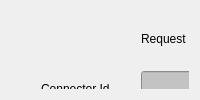
             <widget class="QWidget" name="ReserveNow">
              <layout class="QGridLayout" name="gridLayout_9">
               <item row="0" column="0">
                <widget class="QWidget" name="widget_ReserveNow" native="true">
                 <property name="font">
                  <font>
                   <strikeout>false</strikeout>
                  </font>
                 </property>
                 <property name="focusPolicy">
                  <enum>Qt::NoFocus</enum>
                 </property>
                 <property name="autoFillBackground">
                  <bool>true</bool>
                 </property>
                 <widget class="QLabel" name="label_60">
                  <property name="geometry">
                   <rect>
                    <x>460</x>
                    <y>20</y>
                    <width>61</width>
                    <height>16</height>
                   </rect>
                  </property>
                  <property name="text">
                   <string>Response</string>
                  </property>
                 </widget>
                 <widget class="Line" name="line_24">
                  <property name="geometry">
                   <rect>
                    <x>310</x>
                    <y>0</y>
                    <width>16</width>
                    <height>801</height>
                   </rect>
                  </property>
                  <property name="orientation">
                   <enum>Qt::Vertical</enum>
                  </property>
                 </widget>
                 <widget class="QLabel" name="label_61">
                  <property name="geometry">
                   <rect>
                    <x>130</x>
                    <y>20</y>
                    <width>61</width>
                    <height>16</height>
                   </rect>
                  </property>
                  <property name="text">
                   <string>Request</string>
                  </property>
                 </widget>
                 <widget class="QLineEdit" name="lineEdit_ConnectorID_ReserveNow_Request">
                  <property name="geometry">
                   <rect>
                    <x>130</x>
                    <y>60</y>
                    <width>161</width>
                    <height>31</height>
                   </rect>
                  </property>
                  <property name="autoFillBackground">
                   <bool>false</bool>
                  </property>
                  <property name="styleSheet">
                   <string notr="true">background:rgb(195,195,195)</string>
                  </property>
                  <property name="text">
                   <string/>
                  </property>
                  <property name="readOnly">
                   <bool>true</bool>
                  </property>
                 </widget>
                 <widget class="QLabel" name="label_ConnectorID_ReserveNow_Request">
                  <property name="geometry">
                   <rect>
                    <x>30</x>
                    <y>70</y>
                    <width>81</width>
                    <height>16</height>
                   </rect>
                  </property>
                  <property name="text">
                   <string>Connector Id</string>
                  </property>
                 </widget>
                 <widget class="QComboBox" name="comboBox_Status_ReserveNow_Response">
                  <property name="geometry">
                   <rect>
                    <x>450</x>
                    <y>60</y>
                    <width>161</width>
                    <height>31</height>
                   </rect>
                  </property>
                  <item>
                   <property name="text">
                    <string>ACCEPTED</string>
                   </property>
                  </item>
                  <item>
                   <property name="text">
                    <string>Faulted</string>
                   </property>
                  </item>
                  <item>
                   <property name="text">
                    <string>Occupied</string>
                   </property>
                  </item>
                  <item>
                   <property name="text">
                    <string>REJECTED</string>
                   </property>
                  </item>
                  <item>
                   <property name="text">
                    <string>Unavailable</string>
                   </property>
                  </item>
                 </widget>
                 <widget class="QLabel" name="label_Status_ReserveNow_Response">
                  <property name="geometry">
                   <rect>
                    <x>340</x>
                    <y>70</y>
                    <width>81</width>
                    <height>16</height>
                   </rect>
                  </property>
                  <property name="text">
                   <string>Status</string>
                  </property>
                 </widget>
                 <widget class="QLabel" name="label_ExpiryDate_ReserveNow_Request">
                  <property name="geometry">
                   <rect>
                    <x>30</x>
                    <y>120</y>
                    <width>81</width>
                    <height>16</height>
                   </rect>
                  </property>
                  <property name="text">
                   <string>Expiry date</string>
                  </property>
                 </widget>
                 <widget class="QLineEdit" name="lineEdit_ExpiryDate_ReserveNow_Request">
                  <property name="geometry">
                   <rect>
                    <x>130</x>
                    <y>110</y>
                    <width>161</width>
                    <height>31</height>
                   </rect>
                  </property>
                  <property name="autoFillBackground">
                   <bool>false</bool>
                  </property>
                  <property name="styleSheet">
                   <string notr="true">background:rgb(195,195,195)</string>
                  </property>
                  <property name="text">
                   <string/>
                  </property>
                  <property name="readOnly">
                   <bool>true</bool>
                  </property>
                 </widget>
                 <widget class="QLabel" name="label_IdTag_ReserveNow_Request">
                  <property name="geometry">
                   <rect>
                    <x>30</x>
                    <y>170</y>
                    <width>81</width>
                    <height>16</height>
                   </rect>
                  </property>
                  <property name="text">
                   <string>Id Tag</string>
                  </property>
                 </widget>
                 <widget class="QLineEdit" name="lineEdit_IdTag_ReserveNow_Request">
                  <property name="geometry">
                   <rect>
                    <x>130</x>
                    <y>160</y>
                    <width>161</width>
                    <height>31</height>
                   </rect>
                  </property>
                  <property name="autoFillBackground">
                   <bool>false</bool>
                  </property>
                  <property name="styleSheet">
                   <string notr="true">background:rgb(195,195,195)</string>
                  </property>
                  <property name="text">
                   <string/>
                  </property>
                  <property name="readOnly">
                   <bool>true</bool>
                  </property>
                 </widget>
                 <widget class="QLabel" name="label_ParentIdTag_ReserveNow_Request">
                  <property name="geometry">
                   <rect>
                    <x>30</x>
                    <y>220</y>
                    <width>81</width>
                    <height>16</height>
                   </rect>
                  </property>
                  <property name="text">
                   <string>Parent Id Tag</string>
                  </property>
                 </widget>
                 <widget class="QLineEdit" name="lineEdit_ParentIdTag_ReserveNow_Request">
                  <property name="geometry">
                   <rect>
                    <x>130</x>
                    <y>210</y>
                    <width>161</width>
                    <height>31</height>
                   </rect>
                  </property>
                  <property name="autoFillBackground">
                   <bool>false</bool>
                  </property>
                  <property name="styleSheet">
                   <string notr="true">background:rgb(195,195,195)</string>
                  </property>
                  <property name="text">
                   <string/>
                  </property>
                  <property name="readOnly">
                   <bool>true</bool>
                  </property>
                 </widget>
                 <widget class="QLabel" name="label_ReservationId_ReserveNow_Request">
                  <property name="geometry">
                   <rect>
                    <x>30</x>
                    <y>270</y>
                    <width>81</width>
                    <height>16</height>
                   </rect>
                  </property>
                  <property name="text">
                   <string>Reservation Id</string>
                  </property>
                 </widget>
                 <widget class="QLineEdit" name="lineEdit_ReservationId_ReserveNow_Request">
                  <property name="geometry">
                   <rect>
                    <x>130</x>
                    <y>260</y>
                    <width>161</width>
                    <height>31</height>
                   </rect>
                  </property>
                  <property name="autoFillBackground">
                   <bool>false</bool>
                  </property>
                  <property name="styleSheet">
                   <string notr="true">background:rgb(195,195,195)</string>
                  </property>
                  <property name="text">
                   <string/>
                  </property>
                  <property name="readOnly">
                   <bool>true</bool>
                  </property>
                 </widget>
                </widget>
               </item>
              </layout>
             </widget>
